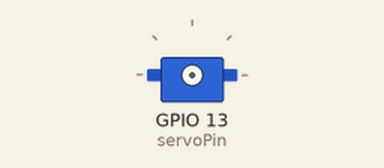
The sketch below on a simulated ESP32. On the bench: servo. Servo pulses on a pin are drawn as a servo (544–2400 µs = 0–180°).

Above: at 0.05 s.
At 0.9 s:
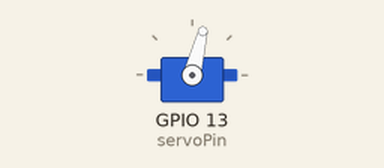
At 1.8 s:
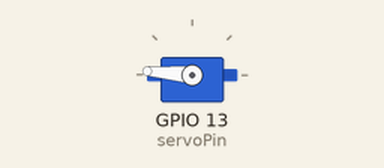
At 3.6 s:
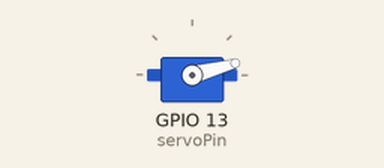
Timing chart, 0 to 9.0 s (numbered marks = the images above):
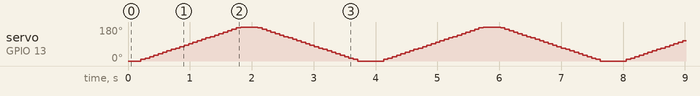

The sketch:

servopwm.ino
```cpp
/* ESP32 Servo Sweep */
const int servoPin = 13;  /* GPIO16 */

int dutyCycle = 0;

/* Setting PWM properties */
const int PWMFreq = 50;
const int PWMChannel = 0;
const int PWMResolution = 8;
//const int MAX_DUTY_CYCLE = (int)(pow(2, PWMResolution) - 1);

void setup()
{
  Serial.begin(115200);
  ledcSetup(PWMChannel, PWMFreq, PWMResolution);
  /* Attach the LED PWM Channel to the GPIO Pin */
  ledcAttachPin(servoPin, PWMChannel);
  ledcWrite(PWMChannel, dutyCycle);
}
void loop()
{
  for(dutyCycle = 5; dutyCycle <= 32; dutyCycle++)
  {
    ledcWrite(PWMChannel, dutyCycle);
    delay(70);
  }
  for(dutyCycle = 32; dutyCycle >= 5; dutyCycle--)
  {
    ledcWrite(PWMChannel, dutyCycle);
    delay(70);
  }
}


// const int Servo_control_pin = 13;

// void setup() {
//   Serial.begin(9600);
//   pinMode(Servo_control_pin, OUTPUT);
// }


// void loop() {
//   for (int i = 0; i < 50; i++) {
//     digitalWrite(Servo_control_pin, HIGH);
//     delayMicroseconds(480);
//     digitalWrite(Servo_control_pin, LOW);
//     delayMicroseconds(19520);
//   }//0º
//   delay(3000);
//   for (int i = 0; i < 50; i++) {
//     digitalWrite(Servo_control_pin, HIGH);
//     delayMicroseconds(1230);
//     digitalWrite(Servo_control_pin, LOW);
//     delayMicroseconds(18780);
//   }//90º
//   delay(3000);
//   for (int i = 0; i < 50; i++) {
//     digitalWrite(Servo_control_pin, HIGH);
//     delayMicroseconds(2091);
//     digitalWrite(Servo_control_pin, LOW);
//     delayMicroseconds(17909);
//   }//180º
//   delay(3000);
// for (int i = 0; i < 50; i++) {
//     digitalWrite(Servo_control_pin, HIGH);
//     delayMicroseconds(1693);
//     digitalWrite(Servo_control_pin, LOW);
//     delayMicroseconds(18301);
//   }//135º
//   delay(3000);
// }
```
